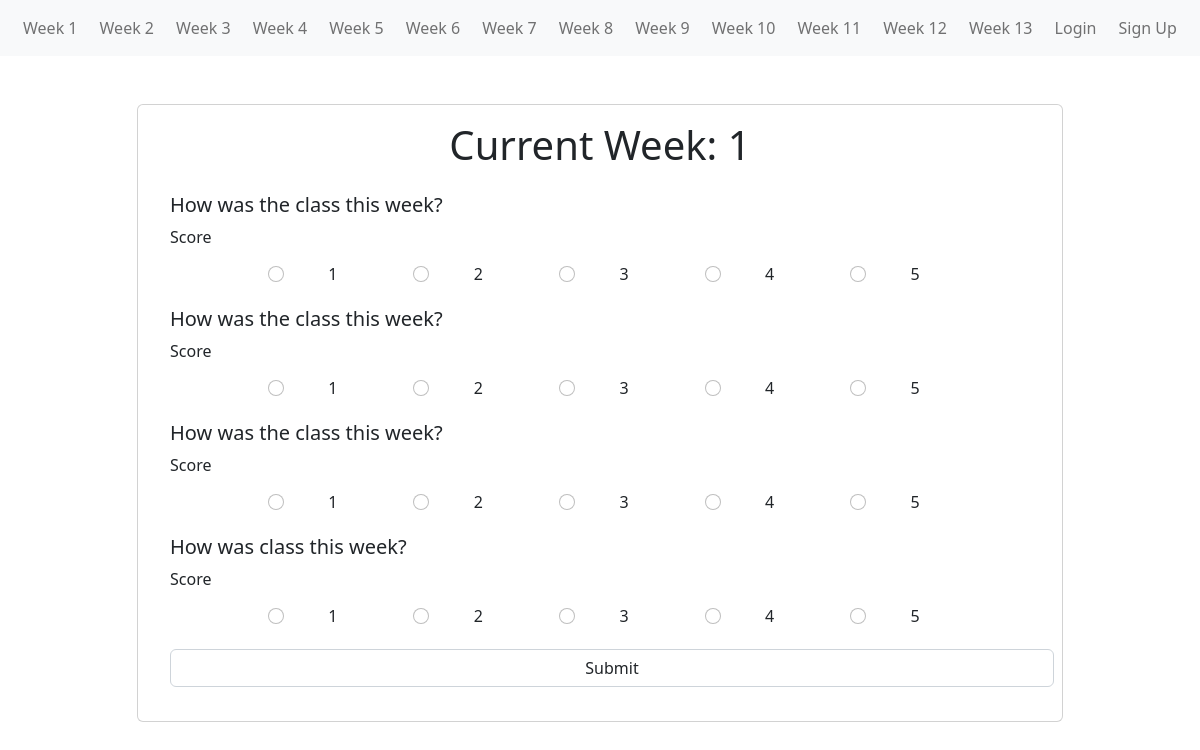
Page /survey/week/1 on the committed database.
### survey/models.py (models this page shows, shortened)
class SurveyQuestion(models.Model):
    question = models.CharField(max_length=300)
    week = models.ForeignKey('Week',db_column='week_number', on_delete=models.CASCADE, default=1)
    total_responses = models.IntegerField(default=0)
    total_score = models.IntegerField(default=0)
    average_score = models.FloatField(default=0)
    option_1_count = models.IntegerField(default=0)
    option_2_count = models.IntegerField(default=0)
    option_3_count = models.IntegerField(default=0)
    option_4_count = models.IntegerField(default=0)
    option_5_count = models.IntegerField(default=0)

### survey/views.py (the view)
# urls.py: path('week/<int:week>', views.week_questions, name='week_questions'),
def week_questions(request, week):
    questions = SurveyQuestion.objects.filter(week=week).all()
    questionCount = SurveyQuestion.objects.count()
    SurveyFormSet = formset_factory(SurveyForm, extra=questionCount)
    formset =  SurveyFormSet()
    questionForm = zip(questions,formset)
    if request.method == "POST":
        form = SurveyForm(request.POST)
        if form.is_valid():
            for i in range(questionCount):
                var = 'form-' + str(i) + '-score'
                score = request.POST.get(var , 0)
                if score == 0:
                    continue
                else:
                    question = questions[i]
                    if score == 'option1':
                        question.option_1_count += 1
                        score = 1
                    elif score == 'option2':
                        question.option_2_count += 1
                        score = 2
                    elif score == 'option3':
                        question.option_3_count += 1
                        score = 3
                    elif score == 'option4':
                        question.option_4_count += 1
                        score = 4
                    else:
                        question.option_5_count += 1
                        score = 5
                    question.total_responses += 1
                    question.total_score += score
                    question.average_score = (question.total_score / question.total_responses)
                    question.save()
            return redirect(reverse('survey:home_page'))
        else:
            print(form.errors)
            return render(request,'survey/week_questions.html', context={'questions' : questions, 'week' : week, 'questionForm' : questionForm})
    else:
        if questions:
            return render(request,'survey/week_questions.html', context={'questions' : questions, 'week' : week, 'questionForm' : questionForm})
        else:
            return render(request,'survey/week_questions.html', context={'questions' : questions, 'week' : week, 'error':
                                                                                                        'No questions for this week!'})

### survey/templates/survey/week_questions.html (shortened to what this page needs)
{% extends 'survey/base.html' %}
{% load crispy_forms_tags %}
{% load static %}
{% block content %}
<div class="container mt-5">
  <div class="row d-flex justify-content-center">
    <div class="col-md-10">
      <div class="card px-2 py-3" id="form1">
        <div class="text-center">
          <h1>Current Week: {{ week }}</h1>
        </div>
         {% if not user.is_authenticated %} {% if questions %}
        <div class="form-check py-3">
          <form method="POST">
            {% csrf_token %} {% for question,form in questionForm %}
            <p class="h5">{{ question.question }}</p>
            {% crispy form %} {% endfor %}
            <input type="submit" class="form-control" />
          </form>
        </div>
        {% endif %}
        {% endif %}
      </div>
    </div>
  </div>
</div>
{% endblock %}

### survey/templates/survey/week_questions.html (style rules this page uses)
#inlineRadio { width: 100%; margin: 0 auto; text-align: center; }
#inlineRadio > div { display: inline-block; width: 12%; margin: 5px 2%; }

### rows in the picture
SurveyQuestion: question "How was the class this week?"
SurveyQuestion: question "How was the class this week?"
SurveyQuestion: question "How was the class this week?"
SurveyQuestion: question "How was class this week?"

### other values in the picture
{{ week }} "1"
